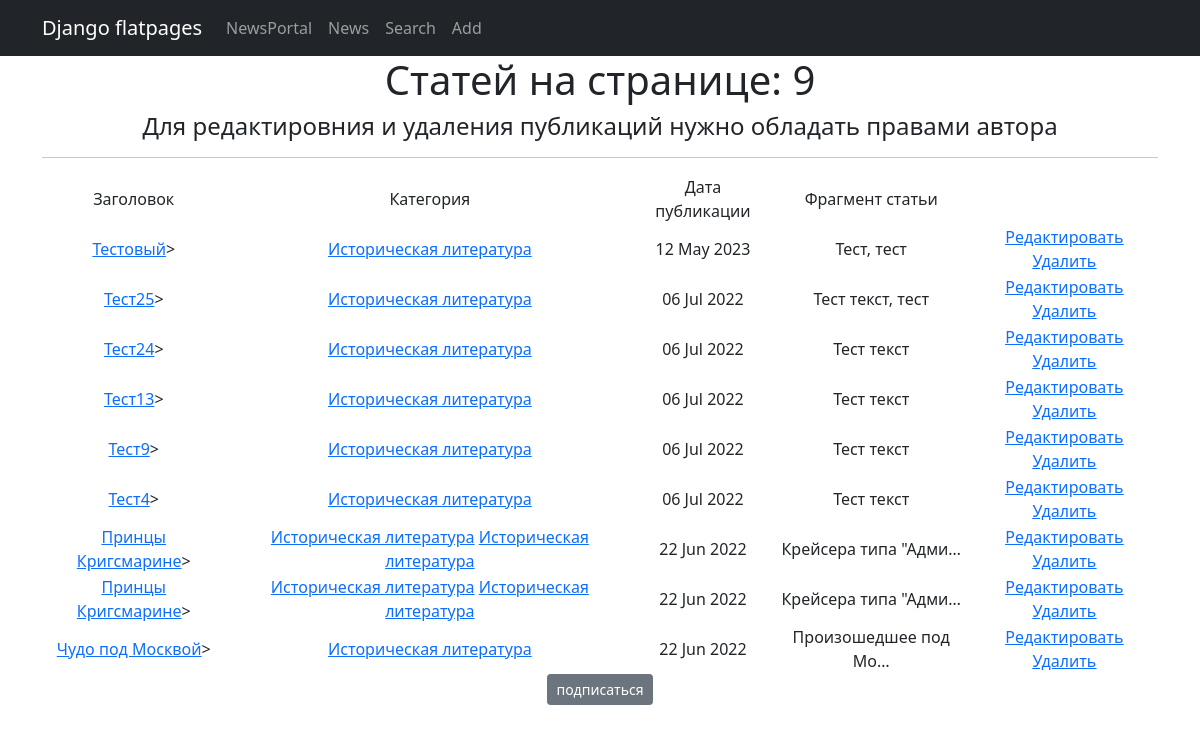
The app's page /news/categories/3, older data.
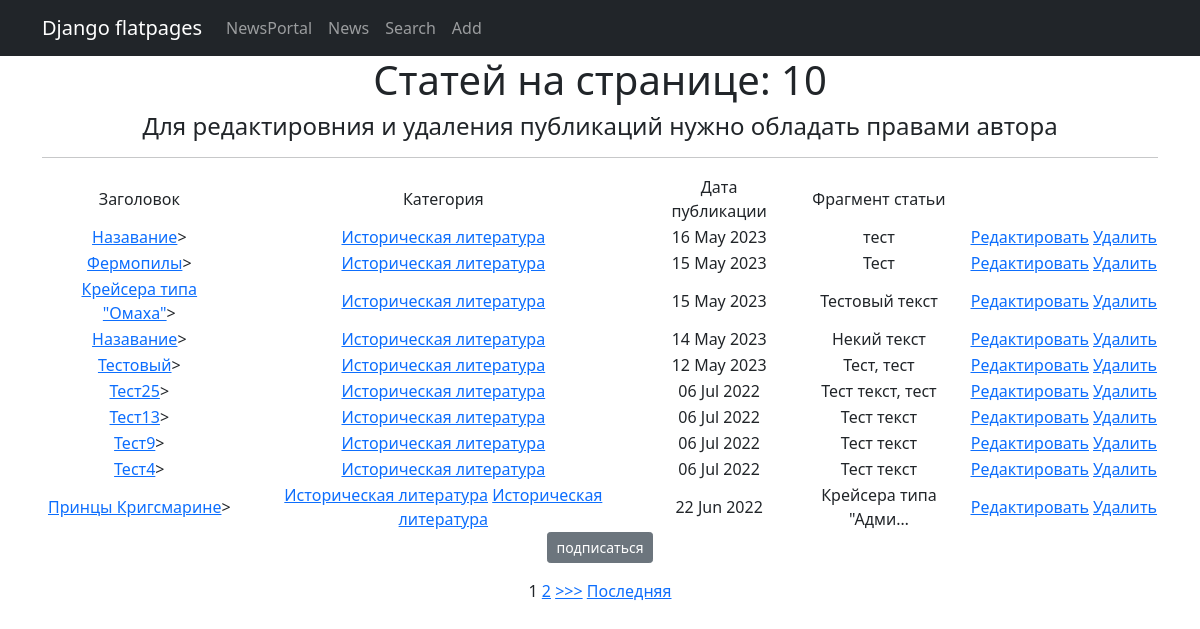
The same page, newer data.
### News/models.py (models this page shows, shortened)
class Post(models.Model):
    author_post = models.ForeignKey(Author, on_delete=models.CASCADE)
    сhoice_post = models.CharField(max_length=2, choices=POSITIONS, default=news)
    date_post = models.DateTimeField(auto_now_add=True)
    category = models.ManyToManyField(Category, through='PostCategory')
    heading_post = models.CharField(max_length=255)
    text_post = models.TextField()
    rating_post = models.IntegerField(default=0)

class Category(models.Model):
    name = models.CharField(max_length=255, unique=True)
    subscribers = models.ManyToManyField(User, related_name='categories')
    def __str__(self):
        return f'{self.name}'

### News/views.py (the view)
# urls.py: path('categories/<int:pk>', CategoryListView.as_view(), name='category_list'),
class CategoryListView(NewsList):
    model = Post
    template_name = 'category_list.html'
    context_object_name = 'category_news_list'
    def get_queryset(self):
        self.category = get_object_or_404(Category, id=self.kwargs['pk'])
        queryset = Post.objects.filter(category=self.category).order_by('-id')
        return queryset
    def get_context_data(self, **kwargs):
        context = super().get_context_data(**kwargs)
        context['is_not_subscriber'] = self.request.user not in self.category.subscribers.all()
        context['category'] = self.category
        return context

### News/templatetags/censor_filters.py (called while the page is built)
@register.filter()
def censor(value):
    try:
        if not isinstance(value, str):
            raise AttributeError("Ошибка! Вы применяете фильтр не к строковому типу данных.")
        value = value.split()
        for i, word in enumerate(value):
            if any(stor_word in word for stor_word in stop_list):
                value[i] = word[0] + "".join('*' if cen.isalpha() else cen for cen in word)
                value[i] = value[i].replace('*', '', 1)
        return " ".join(value)
    except TypeError:
        print('Error')

### News/views.py (called while the page is built)
    def get_context_data(self, **kwargs):
        context = super().get_context_data(**kwargs)
        return context

### templates/category_list.html (shortened to what this page needs)
{% extends 'flatpages/default.html' %}
{% load censor_filters %}
{% block content %}
    <h1> Cтатей на странице: {{ category_news_list|length }}</h1>
    <h4>Для редактировния и удаления публикаций нужно обладать правами автора</h4>
    <hr>
    {% if category_news_list %}
         <table>
           <tr>
               <td>Заголовок</td>
               <td>Категория</td>
               <td>Дата публикации</td>
               <td>Фрагмент статьи</td>
           </tr>
             {% for onenews in category_news_list %}
           <tr>
               <td><a href = "{% url 'onenews' onenews.id %}">{{ onenews.heading_post|censor }}</a>></td>
               <td>
                    {% for category in onenews.category.all %}
                        <a href="{% url 'category_list' category.id %}">{{ category }}</a>
                    {% endfor %}
                </td>
               <td>{{ onenews.date_post|date:'d M Y'}}</td>
               <td>{{ onenews.text_post|truncatechars:20|censor }}</td>
               <td><a href="{% url 'edit' onenews.id %}"><u>Редактировать</u></a>
                    <a href="{% url 'delete' onenews.id %}"><u> Удалить </u></a> </td>
           </tr>
             {% endfor %}
         </table>
    {% if is_not_subscriber %}
        <p class="text-center"><a href="{% url 'subscribe' category.id %}" class="btn btn-secondary btn-sm">подписаться</a></p>
    {% else %}
        <p class="text-center"><a href="{% url 'unsubscribe' category.id %}" class="btn btn-secondary btn-sm">отписатся</a></p>
    {% endif %}
    {% else %}
        <h2>Новостей нет!</h2>
    {% endif %}
    {% if is_paginated %}
        {% for num in page_obj.paginator.page_range %}
            {% if page_obj.number == num %}
                <a>{{ num }}</a>
            {% elif num > page_obj.number|add:'-2' and num < page_obj.number|add:'2' %}
                <a href="?page={{ num }}">{{ num }}</a>
            {% endif %}
        {% endfor %}
        {% if page_obj.has_next %}
            <a href="?page={{ page_obj.next_page_number }}">>>></a>
            <a href="?page={{ page_obj.paginator.num_pages }}">Последняя</a>
        {% endif %}
    {% endif %}
{% endblock content %}

Row changes from the older to the newer data that the page shows:
removed Post: heading_post|censor "Тест24", date_post "06 Jul 2022", text_post|censor "Тест текст", Category (name "Историческая литература")
no longer on this page (row unchanged): Post: heading_post|censor "Чудо под Москвой", date_post "22 Jun 2022", text_post|censor "Произошедшее под Мо…", Category (name "Историческая литература")
no longer on one of the page's lists (row unchanged): Post: heading_post|censor "Принцы Кригсмарине", date_post "22 Jun 2022", text_post|censor "Крейсера типа \"Адми…"
added Post: heading_post|censor "Назавание", date_post "16 May 2023", text_post|censor "тест", Category (name "Историческая литература")
added Post: heading_post|censor "Фермопилы", date_post "15 May 2023", text_post|censor "Тест", Category (name "Историческая литература")
added Post: heading_post|censor "Крейсера типа \"Омаха\"", date_post "15 May 2023", text_post|censor "Тестовый текст", Category (name "Историческая литература")
added Post: heading_post|censor "Назавание", date_post "14 May 2023", text_post|censor "Некий текст", Category (name "Историческая литература")
computed for Post "Принцы Кригсмарине": loses Category (name "Историческая литература")
Text that changed along with them:
{{ category_news_list|length }}: "9" → "10"
new list line: "1"
new list line: "2"
text now shown: ">>> Последняя"
